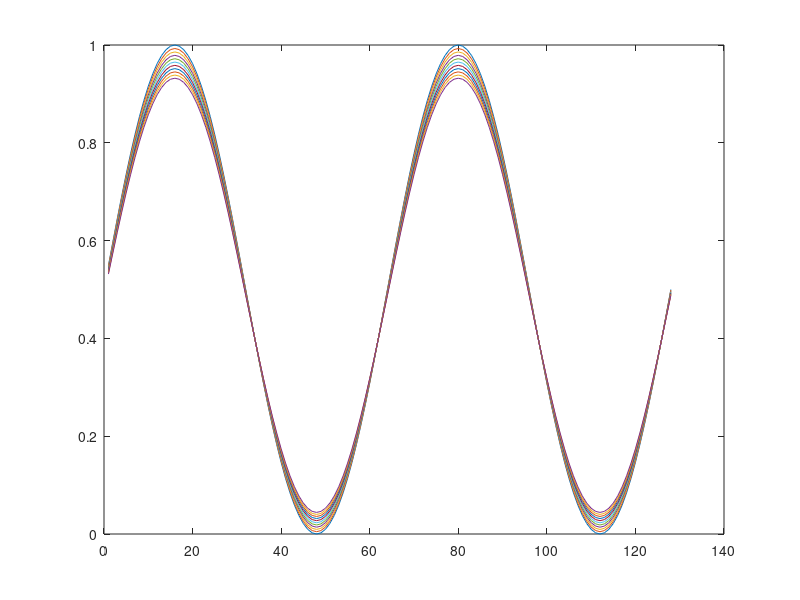

Source code (MATLAB):
clear
N = 128;
c = zeros(N,1);
M = 2; %number of waves in the interval
D = 1;
delt = 1.0; %Allow to take larger delt. does not affect stability in Implicit method
             % though smaller delt gives more accurate results

%Initial Sinusoidal Profile
for j=1:N
    c(j,1) = 0.5*(1+sin(2*pi*M*j/N));  
    %sin goes from -1 to 1. if multiplied by 2, goes from 0 to 2.
    %again multiplied by 0.5, goes from 0 to 1 which we want
end
plot(c)
hold on

%For periodic boundary condition

%Define half length of the box
halfN = N/2;

%Define the grid spacing in the Fourier space
delk = 2*pi/N;

ctilde = zeros(N,1);
for k = 1:10 %loop for plotting
for m = 1:1200 %loop for evolving the composition
    ctilde = fft(c);
for  i = 1:N
       if (i<halfN), k = i*delk; %PBC are implemented
       else k = (i-N)*delk;
       end
    ctilde(i) = ctilde(i)/(1+D*k*k*delt);
end
end


c = real(ifft(ctilde));
plot(c)
end